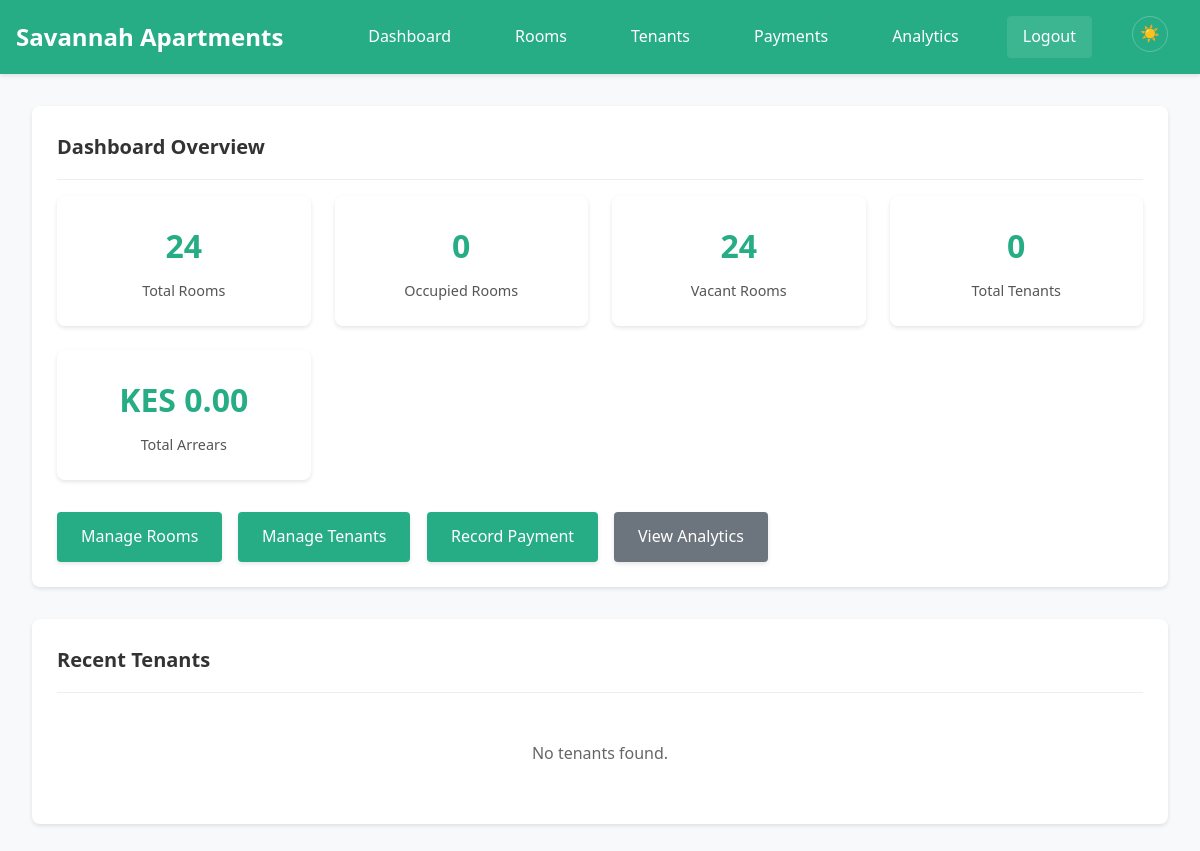
The page /dashboard (signed in) on the database as committed earlier.
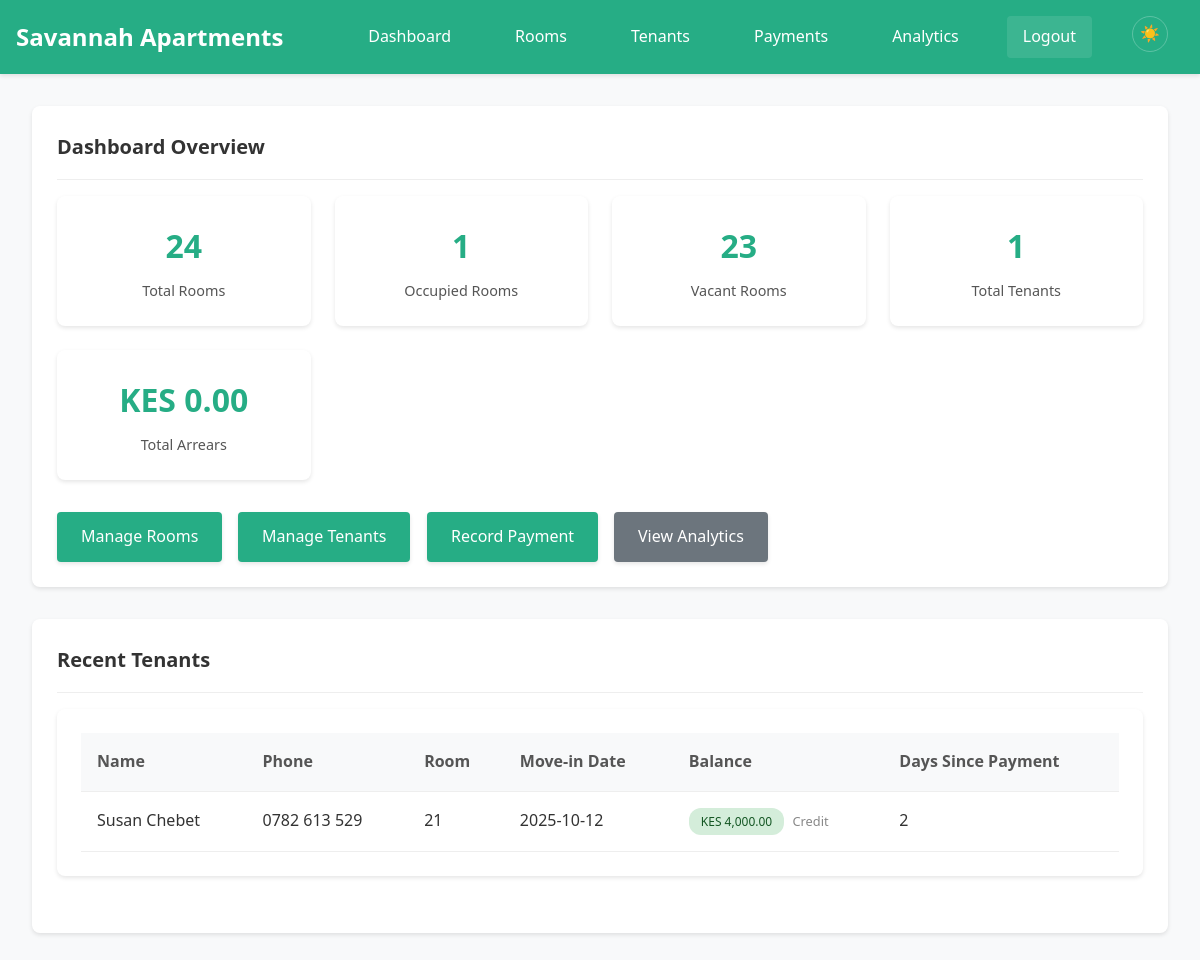
The same page on the database as committed later.
### tables this page shows
CREATE TABLE tenants (
            tenant_id INTEGER PRIMARY KEY AUTOINCREMENT,
            tenant_name TEXT NOT NULL,
            tenant_phone TEXT NOT NULL,
            room_id INTEGER,
            move_in_date DATE NOT NULL,
            balance REAL DEFAULT 0, credit_balance REAL DEFAULT 0, last_payment_date DATE, first_name TEXT, second_name TEXT, id_number TEXT, next_of_kin_name TEXT, next_of_kin_contact TEXT, relative_name TEXT, relative_id_number TEXT, relative_contact TEXT,
            FOREIGN KEY (room_id) REFERENCES rooms (room_id)
        );

### app.py (the view, shortened to what this page needs)
@app.route('/dashboard')
@login_required
def dashboard():
    conn = get_db_connection()
    total_rooms = conn.execute('SELECT COUNT(*) as count FROM rooms').fetchone()['count']
    occupied_rooms = conn.execute('SELECT COUNT(*) as count FROM rooms WHERE status = ?', ('occupied',)).fetchone()['count']
    vacant_rooms = total_rooms - occupied_rooms
    total_tenants = conn.execute('SELECT COUNT(*) as count FROM tenants').fetchone()['count']
    current_month = datetime.now().strftime('%Y-%m')
    arrears_data = conn.execute('''
        SELECT
            t.tenant_id,
            t.credit_balance,
            t.last_payment_date,
            r.monthly_rent,
            (
                SELECT COALESCE(SUM(p2.amount), 0)
                FROM payments p2
                WHERE p2.tenant_id = t.tenant_id
                  AND strftime('%Y-%m', p2.payment_date) = ?
            ) AS paid_this_month
        FROM tenants t
        LEFT JOIN rooms r ON t.room_id = r.room_id
    ''', (current_month,)).fetchall()
    total_arrears = 0
    for tenant in arrears_data:
        monthly_rent = tenant['monthly_rent'] if tenant['monthly_rent'] else 0
        effective_paid = (tenant['paid_this_month'] or 0) + (tenant['credit_balance'] or 0)
        arrears = max(0, monthly_rent - effective_paid)
        total_arrears += arrears
    current_month = datetime.now().strftime('%Y-%m')
    recent_tenants = conn.execute('''
        SELECT
            t.tenant_id,
            t.tenant_name,
            t.tenant_phone,
            t.move_in_date,
            t.credit_balance,
            t.last_payment_date,
            r.room_number,
            r.monthly_rent,
            COALESCE(p.total_payments, 0) as total_payments
        FROM tenants t
        LEFT JOIN rooms r ON t.room_id = r.room_id
        LEFT JOIN (
            SELECT tenant_id, SUM(amount) as total_payments
            FROM payments
            WHERE strftime('%Y-%m', payment_date) = ?
            GROUP BY tenant_id
        ) p ON t.tenant_id = p.tenant_id
        ORDER BY t.move_in_date DESC
        LIMIT 5
    ''', (current_month,)).fetchall()
    def compute_days_since(d):
        if not d:
            return None
        try:
            d0 = datetime.strptime(d, '%Y-%m-%d').date()
        except ValueError:
            try:
                d0 = datetime.fromisoformat(d).date()
            except ValueError:
                return None
        return (date.today() - d0).days
    enriched_recent = []
    for t in recent_tenants:
        item = dict(t)
        monthly_rent = t['monthly_rent'] or 0
        total_paid = t['total_payments'] or 0
        net_balance = total_paid - monthly_rent
        item['net_balance'] = net_balance
        if net_balance > 0:
            item['balance_status'] = 'credit'
        elif net_balance == 0:
            item['balance_status'] = 'paid'
        else:
            item['balance_status'] = 'arrears'
        item['days_since'] = compute_days_since(t['last_payment_date'])
        enriched_recent.append(item)
    stats = {
        'total_rooms': total_rooms,
        'occupied_rooms': occupied_rooms,
        'vacant_rooms': vacant_rooms,
        'total_tenants': total_tenants,
        'total_arrears': total_arrears
    }
    reminders = conn.execute('''
        SELECT
            t.tenant_id,
            t.tenant_name,
            t.last_payment_date,
            t.credit_balance,
            r.room_number,
            r.monthly_rent,
            (
                SELECT COALESCE(SUM(p2.amount), 0)
                FROM payments p2
                WHERE p2.tenant_id = t.tenant_id
                  AND strftime('%Y-%m', p2.payment_date) = strftime('%Y-%m', 'now')
            ) as paid_this_month
        FROM tenants t
        LEFT JOIN rooms r ON t.room_id = r.room_id
        ORDER BY t.tenant_name
    ''').fetchall()
    conn.close()
    def compute_days_since(d):
        if not d:
            return None
        try:
            d0 = datetime.strptime(d, '%Y-%m-%d').date()
        except ValueError:
            try:
                d0 = datetime.fromisoformat(d).date()
            except ValueError:
                return None
        return (date.today() - d0).days
    reminder_cards = []
    for r in reminders:
        rent = r['monthly_rent'] or 0
        effective_paid = (r['paid_this_month'] or 0) + (r['credit_balance'] or 0)
        amount_remaining = max(0, rent - effective_paid)
        if amount_remaining <= 0:
            continue  # fully paid, skip
    for t in enriched_recent:
        if t['tenant_name'].lower() == 'eric onyango':
            assert t['monthly_rent'] == 15000, f"Eric Onyango rent should be 15000, got {t['monthly_rent']}"
            assert t['total_payments'] == 19000, f"Eric Onyango total_payments should be 19000, got {t['total_payments']}"
            assert t['net_balance'] == 4000, f"Eric Onyango net_balance should be 4000, got {t['net_balance']}"
            assert t['balance_status'] == 'credit', f"Eric Onyango balance_status should be credit, got {t['balance_status']}"
    return render_template('dashboard.html', stats=stats, recent_tenants=enriched_recent, reminders=reminder_cards)

### app.py (called while the page is built)
@app.template_filter('currency')
def currency_filter(value):
    if value is None:
        return "KES 0.00"
    return f"KES {value:,.2f}"

def get_db_connection():
    conn = sqlite3.connect(DATABASE, timeout=20.0)
    conn.row_factory = sqlite3.Row
    conn.execute('PRAGMA journal_mode=WAL')
    conn.execute('PRAGMA synchronous=NORMAL')
    conn.execute('PRAGMA cache_size=10000')
    conn.execute('PRAGMA temp_store=MEMORY')
    return conn

def login_required(f):
    @wraps(f)
    def decorated_function(*args, **kwargs):
        if 'logged_in' not in session:
            return redirect(url_for('login'))
        return f(*args, **kwargs)
    return decorated_function

### templates/dashboard.html (shortened to what this page needs)
{% extends "base.html" %}
{% block content %}
<div class="card">
    <div class="card-header">
        <h1 class="card-title">Dashboard Overview</h1>
    </div>
    <div class="stats-grid">
        <div class="stat-card">
            <div class="stat-number">{{ stats.total_rooms }}</div>
            <div class="stat-label">Total Rooms</div>
        </div>
        <div class="stat-card">
            <div class="stat-number">{{ stats.occupied_rooms }}</div>
            <div class="stat-label">Occupied Rooms</div>
        </div>
        <div class="stat-card">
            <div class="stat-number">{{ stats.vacant_rooms }}</div>
            <div class="stat-label">Vacant Rooms</div>
        </div>
        <div class="stat-card">
            <div class="stat-number">{{ stats.total_tenants }}</div>
            <div class="stat-label">Total Tenants</div>
        </div>
        <div class="stat-card">
            <div class="stat-number">{{ stats.total_arrears|currency }}</div>
            <div class="stat-label">Total Arrears</div>
        </div>
    </div>
    <div style="display: flex; gap: 1rem; flex-wrap: wrap;">
        <a href="{{ url_for('rooms') }}" class="btn" data-loading="true">Manage Rooms</a>
        <a href="{{ url_for('tenants') }}" class="btn" data-loading="true">Manage Tenants</a>
        <a href="{{ url_for('payments') }}" class="btn" data-loading="true">Record Payment</a>
        <a href="{{ url_for('analytics') }}" class="btn btn-secondary" data-loading="true">View Analytics</a>
    </div>
</div>
<div class="card">
    <div class="card-header">
        <h2 class="card-title">Recent Tenants</h2>
    </div>
    {% if recent_tenants %}
    <div class="table-container">
        <table class="table">
            <thead>
                <tr>
                    <th>Name</th>
                    <th>Phone</th>
                    <th>Room</th>
                    <th>Move-in Date</th>
                    <th>Balance</th>
                    <th>Days Since Payment</th>
                </tr>
            </thead>
            <tbody>
                {% for tenant in recent_tenants %}
                <tr>
                    <td>{{ tenant.tenant_name }}</td>
                    <td>{{ tenant.tenant_phone }}</td>
                    <td>{{ tenant.room_number or 'No Room' }}</td>
                    <td>{{ tenant.move_in_date }}</td>
                    <td>
                        {% set abs_balance = tenant.net_balance|abs %}
                        <span class="status-badge
                            {% if tenant.balance_status == 'credit' %}status-positive
                            {% elif tenant.balance_status == 'arrears' %}status-negative
                            {% endif %}"
                            title="{{ tenant.balance_status|capitalize }}">
                            {{ abs_balance | currency }}
                        </span>
                        <small style="margin-left:4px; font-size:0.8em; color:#888;">
                            {{ tenant.balance_status|capitalize }}
                        </small>
                    </td>
                    <td>{{ tenant.days_since if tenant.days_since is not none else 'N/A' }}</td>
                </tr>
                {% endfor %}
            </tbody>
        </table>
    </div>
    {% else %}
    <p style="text-align: center; color: #666; padding: 2rem;">No tenants found.</p>
    {% endif %}
</div>
{% endblock %}

### templates/base.html (shortened to what this page needs)
<!DOCTYPE html>
<html lang="en">
<head>
    <link rel="stylesheet" href="{{ url_for('static', filename='css/style.css') }}">
</head>
<body>
    {% if session.logged_in %}
    <nav class="navbar">
        <div class="nav-container">
            <h1 class="nav-title"><a href="{{ url_for('dashboard') }}" style="color:inherit; text-decoration:none;">Savannah Apartments</a></h1>
            <div class="nav-links">
                <a href="{{ url_for('dashboard') }}" class="nav-link">Dashboard</a>
                <a href="{{ url_for('rooms') }}" class="nav-link">Rooms</a>
                <a href="{{ url_for('tenants') }}" class="nav-link">Tenants</a>
                <a href="{{ url_for('payments') }}" class="nav-link">Payments</a>
                <a href="{{ url_for('analytics') }}" class="nav-link">Analytics</a>
                <a href="{{ url_for('logout') }}" class="nav-link logout">Logout</a>
                <button id="themeToggle" class="theme-toggle" aria-label="Toggle theme" title="Toggle theme">
                    <span class="icon-sun" aria-hidden="true">☀️</span>
                </button>
            </div>
        </div>
    </nav>
    {% endif %}
    <main class="main-content">
        {% block content %}{% endblock %}
    </main>
</body>
</html>

Rows that differ between the two databases and show on the page:
added tenants: tenant_name "Susan Chebet", tenant_phone "0782 613 529", room "21", move_in_date "2025-10-12", abs_balance "KES 4,000.00", balance_status "Credit", days_since "2"
Other text that changed with them:
{{ stats.occupied_rooms }}: "0" → "1"
{{ stats.vacant_rooms }}: "24" → "23"
{{ stats.total_tenants }}: "0" → "1"
text no longer shown: "No tenants found."
text now shown: "Name Phone Room Move-in Date Balance Days Since Payment"
